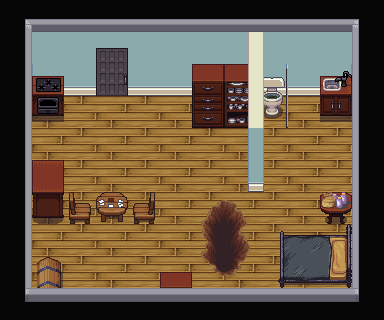

Tiled map render using the project's own tile images. Description and the map definition, with tile-layer contents summarised, below:
An orthogonal 12x10 tile map with 32x32 px tiles, 5 tile layers (ground, ground2, terrain, terrain2, ...), 5 tilesets and 25 objects (PORTAL, hero).

<map version="1.0" tiledversion="1.0.2" orientation="orthogonal" renderorder="right-up" width="12" height="10" tilewidth="32" tileheight="32" backgroundcolor="#000000" nextobjectid="28">
 <properties>
  <property name="music" value="THEME_VILLAGE" />
 </properties>
 <tileset firstgid="1" source="dungeon.tsx" />
 <tileset firstgid="101" source="house_inside_full.tsx" />
 <tileset firstgid="1001" source="house_inside_full2.tsx" />
 <tileset firstgid="1505" source="terrain.tsx" />
 <tileset firstgid="2529" source="Celianna_TileA5.tsx" />
 <layer name="ground" width="12" height="10">
  <data>[120 cells, 120 non-empty, 10 distinct tile ids]</data>
 </layer>
 <layer name="ground2" width="12" height="10">
  <data>[120 cells, 6 non-empty, 6 distinct tile ids]</data>
 </layer>
 <layer name="terrain" width="12" height="10">
  <data>[120 cells, 42 non-empty, 27 distinct tile ids]</data>
 </layer>
 <layer name="terrain2" width="12" height="10">
  <data>[120 cells, 6 non-empty, 6 distinct tile ids]</data>
 </layer>
 <layer name="terrain3" width="12" height="10">
  <data>[120 cells, 8 non-empty, 4 distinct tile ids]</data>
 </layer>
 <objectgroup name="zindex">
  <object id="18" x="72" y="192">
   <polygon points="0,0 0,32 16,32 16,16 8,16" />
  </object>
  <object id="19" x="104" y="192">
   <polygon points="0,0 -8,8 0,24 0,32 24,32 24,24 24,8 16,0" />
  </object>
  <object id="20" x="136" y="208">
   <polygon points="0,0 0,16 16,16 24,-16 16,-16 16,-8 8,-8" />
  </object>
  <object id="21" x="32" y="160">
   <polygon points="0,0 32,0 32,64 0,64" />
  </object>
  <object id="22" x="40" y="264">
   <polygon points="0,0 8,-8 24,0 24,24 0,24" />
  </object>
  <object id="23" x="160" y="272">
   <polygon points="0,0 0,16 32,16 32,0" />
  </object>
  <object id="24" x="32" y="288">
   <polygon points="0,0 0,32 328,32 328,0" />
  </object>
  <object id="25" x="280" y="232">
   <polygon points="0,0 0,56 72,56 72,0" />
  </object>
  <object id="26" x="320" y="192">
   <polygon points="0,0 8,32 24,32 32,0" />
  </object>
 </objectgroup>
 <objectgroup name="collision">
  <object id="4" x="-8" y="-8">
   <polygon points="8,8 40,8 40,328 8,328" />
  </object>
  <object id="5" x="0" y="0">
   <polygon points="0,0 0,88 384,88 384,0" />
  </object>
  <object id="6" x="352" y="0">
   <polygon points="0,0 0,320 32,320 32,0" />
  </object>
  <object id="7" x="0" y="304">
   <polygon points="0,0 384,0 384,16 0,16" />
  </object>
  <object id="8" x="32" y="184">
   <polygon points="0,-8 32,-8 32,32 0,32" />
  </object>
  <object id="9" x="72" y="208">
   <polygon points="0,0 0,16 80,16 80,0 56,0 48,-8 32,-8 24,0" />
  </object>
  <object id="10" x="32" y="272">
   <polygon points="0,0 32,0 32,32 0,32" />
  </object>
  <object id="11" x="288" y="240">
   <polygon points="-8,0 -8,40 64,40 64,0" />
  </object>
  <object id="12" x="264" y="64">
   <polygon points="0,0 0,64 88,64 80,8" />
  </object>
  <object id="13" x="248" y="32">
   <polygon points="0,0 0,160 16,160 16,0" />
  </object>
  <object id="14" x="192" y="72">
   <polygon points="0,-8 0,56 56,56 56,-8" />
  </object>
  <object id="15" x="32" y="80">
   <polygon points="0,0 32,0 32,40 0,40" />
  </object>
  <object id="16" x="224" y="208">
   <polygon points="0,-8 -8,0 -24,16 -24,48 0,72 24,48 16,24 24,8 16,-8" />
  </object>
  <object id="17" x="320" y="200">
   <polygon points="0,0 8,24 24,24 32,0" />
  </object>
 </objectgroup>
 <objectgroup name="interactions">
  <object id="3" name="portal1" type="PORTAL" gid="2523" x="96" y="102" width="32" height="32" />
 </objectgroup>
 <objectgroup name="items" />
 <objectgroup name="path">
  <object id="27" name="hero" x="112" y="96">
   <polyline points="0,0 80,96" />
  </object>
 </objectgroup>
</map>
